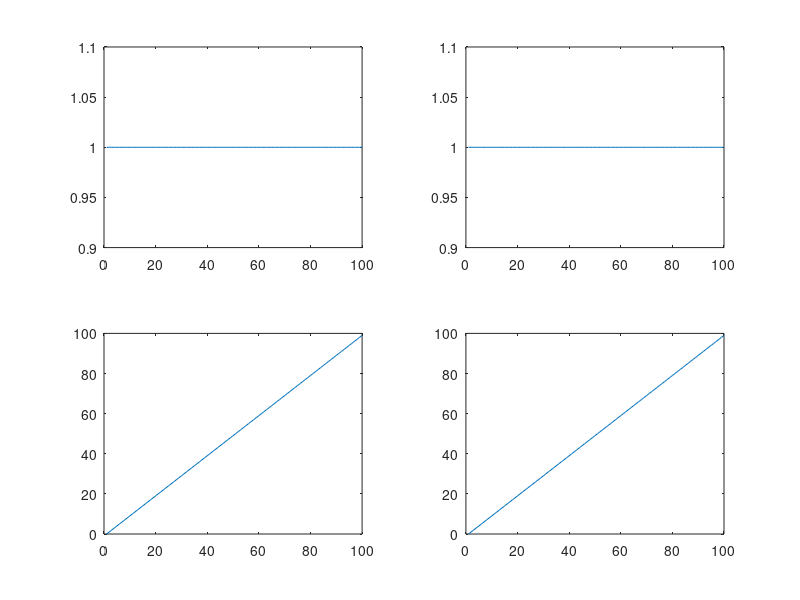

Write MATLAB code to recreate this figure.
% This is a file to test the mimo system, we use a 2 input, 2output model.
% There are 3 state variables.

clc;clear;
A = [0,1,1;0,0,1;0,1,0];
B = [0,0;0,1;1,0];
C = [0,0,1;0,1,0];

u = ones(2,1);
y = zeros(2,1);
x = zeros(3,1);

Iter = 100;
x_k = zeros(3,Iter);
u_k = zeros(2,Iter);
y_k = zeros(2,Iter);

for k=1:Iter
    x_k(:,k) = x;
    u_k(:,k) = u;
    y_k(:,k) = y;
    x = A*x+B*u;
    y = C*x;
end

figure;
subplot(2,2,1);plot(u_k(1,:));
subplot(2,2,2);plot(u_k(2,:));
subplot(2,2,3);plot(y_k(1,:));
subplot(2,2,4);plot(y_k(2,:));
